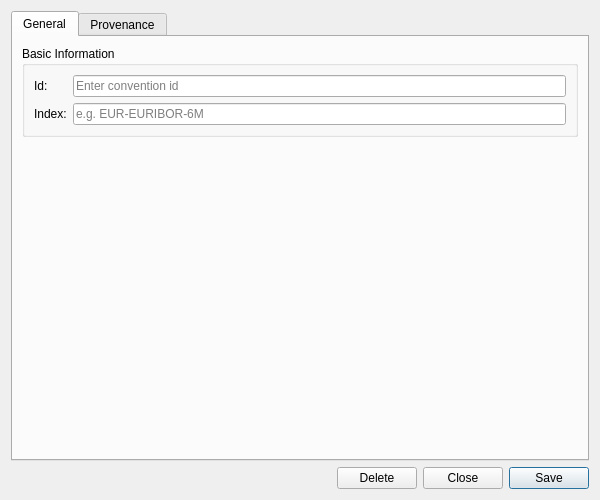
<?xml version="1.0" encoding="UTF-8"?>
<ui version="4.0">
 <class>FraConventionDetailDialog</class>
 <widget class="QWidget" name="FraConventionDetailDialog">
  <property name="geometry">
   <rect>
    <x>0</x>
    <y>0</y>
    <width>600</width>
    <height>500</height>
   </rect>
  </property>
  <property name="sizePolicy">
   <sizepolicy hsizetype="Preferred" vsizetype="Preferred">
    <horstretch>0</horstretch>
    <verstretch>0</verstretch>
   </sizepolicy>
  </property>
  <property name="minimumSize">
   <size>
    <width>600</width>
    <height>500</height>
   </size>
  </property>
  <property name="windowTitle">
   <string>FRA Convention Details</string>
  </property>
  <layout class="QVBoxLayout" name="verticalLayout">
   <item>
    <widget class="QTabWidget" name="tabWidget">
     <property name="currentIndex"><number>0</number></property>
     <widget class="QWidget" name="generalTab">
      <attribute name="title"><string>General</string></attribute>
      <layout class="QVBoxLayout" name="generalLayout">
       <item>
        <widget class="QGroupBox" name="basicInfoGroup">
         <property name="title">
          <string>Basic Information</string>
         </property>
         <layout class="QFormLayout" name="formLayout">
          <item row="0" column="0">
           <widget class="QLabel" name="labelId">
            <property name="text">
             <string>Id:</string>
            </property>
           </widget>
          </item>
          <item row="0" column="1">
           <widget class="QLineEdit" name="idEdit">
            <property name="placeholderText">
             <string>Enter convention id</string>
            </property>
           </widget>
          </item>
          <item row="1" column="0">
           <widget class="QLabel" name="labelIndex">
            <property name="text">
             <string>Index:</string>
            </property>
           </widget>
          </item>
          <item row="1" column="1">
           <widget class="QLineEdit" name="indexEdit">
            <property name="placeholderText">
             <string>e.g. EUR-EURIBOR-6M</string>
            </property>
           </widget>
          </item>
         </layout>
        </widget>
       </item>
       <item>
        <spacer name="verticalSpacer">
         <property name="orientation">
          <enum>Qt::Vertical</enum>
         </property>
         <property name="sizeHint" stdset="0">
          <size>
           <width>20</width>
           <height>40</height>
          </size>
         </property>
        </spacer>
       </item>
      </layout>
     </widget>
     <widget class="QWidget" name="provenanceTab">
      <attribute name="title"><string>Provenance</string></attribute>
      <layout class="QVBoxLayout" name="provenanceTabLayout">
       <item>
        <widget class="ores::qt::ProvenanceWidget" name="provenanceWidget" native="true"/>
       </item>
      </layout>
     </widget>
    </widget>
   </item>
   <item>
    <layout class="QHBoxLayout" name="buttonLayout">
     <item>
      <spacer name="horizontalSpacer">
       <property name="orientation">
        <enum>Qt::Horizontal</enum>
       </property>
       <property name="sizeHint" stdset="0">
        <size>
         <width>40</width>
         <height>20</height>
        </size>
       </property>
      </spacer>
     </item>
     <item>
      <widget class="QPushButton" name="deleteButton">
       <property name="text">
        <string>Delete</string>
       </property>
      </widget>
     </item>
     <item>
      <widget class="QPushButton" name="closeButton">
       <property name="text">
        <string>Close</string>
       </property>
      </widget>
     </item>
     <item>
      <widget class="QPushButton" name="saveButton">
       <property name="text">
        <string>Save</string>
       </property>
       <property name="default">
        <bool>true</bool>
       </property>
      </widget>
     </item>
    </layout>
   </item>
  </layout>
 </widget>
 <customwidgets>
  <customwidget>
   <class>ores::qt::ProvenanceWidget</class>
   <extends>QWidget</extends>
   <header>ores.qt/ProvenanceWidget.hpp</header>
  </customwidget>
 </customwidgets>
 <resources/>
 <connections/>
</ui>
